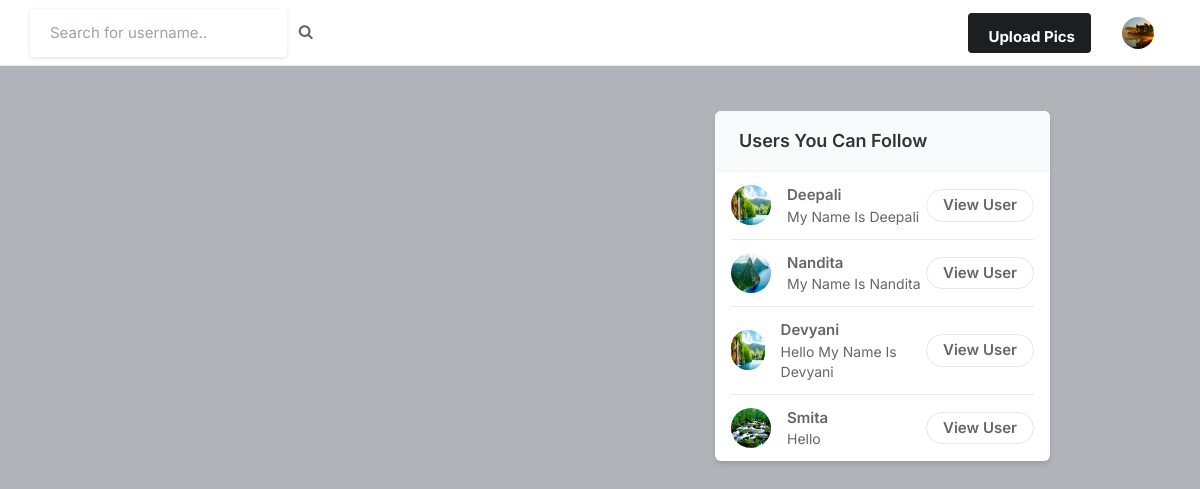
Screenshot of / (signed in) with the database file from the repository.
### core/models.py (models this page shows, shortened)
class Profile(models.Model):
    user=models.OneToOneField(User,on_delete=models.CASCADE ,related_name='user_profile')
    id_user=models.IntegerField()
    bio=models.TextField(blank=True)
    profileimg=models.ImageField(upload_to='profile_images',default='blank-profile-picture.png')
    location=models.CharField(max_length=100,blank=True)

### core/views.py (the view)
# urls.py: path('',views.index,name='index'),
@login_required(login_url='signin')
def index(request):
    user_object = User.objects.get(username=request.user.username)
    user_profile = Profile.objects.get(user=user_object)
    user_following_list = []
    feed = []
    user_following = FollowersCount.objects.filter(follower=request.user.username)
    for users in user_following:
        user_following_list.append(users.user)
    for usernames in user_following_list:
        feed_lists = Post.objects.filter(user=usernames)
        feed.append(feed_lists)
    feed_list = list(chain(*feed))
    all_users = User.objects.all()
    user_following_all = []
    for user in user_following:
        user_list = User.objects.get(username=user.user)
        user_following_all.append(user_list)
    new_suggestions_list = [x for x in list(all_users) if (x not in list(user_following_all))]
    current_user = User.objects.filter(username=request.user.username)
    final_suggestions_list = [x for x in list(new_suggestions_list) if ( x not in list(current_user))]
    random.shuffle(final_suggestions_list)
    username_profile = []
    username_profile_list = []
    for users in final_suggestions_list:
        username_profile.append(users.id)
    for ids in username_profile:
        profile_lists = Profile.objects.filter(id_user=ids)
        username_profile_list.append(profile_lists)
    suggestions_username_profile_list = list(chain(*username_profile_list))
    return render(request, 'index.html', {'user_profile': user_profile, 'posts':feed_list, 'suggestions_username_profile_list': suggestions_username_profile_list[:4]})

### templates/index.html (shortened to what this page needs)
{% load static %}
<!DOCTYPE html>
<html lang="en">
<head>
    <link rel="stylesheet" href="{% static 'assets/css/icons.css' %}">
    <link rel="stylesheet" href="{% static 'assets/css/uikit.css' %}">
    <link rel="stylesheet" href="{% static 'assets/css/style.css' %}">
    <link rel="stylesheet" href="{% static 'assets/css/tailwind.css' %}">
    <link rel="stylesheet" href="https://cdnjs.cloudflare.com/ajax/libs/font-awesome/4.7.0/css/font-awesome.min.css">
</head>
<body>
            <header>
                <div class="header_inner">
                    <form action="/search" method="POST">
                    <div class="left-side">
                            <input type="text" name="username" placeholder="Search for username..">&nbsp; &nbsp;
                            <button type="submit"><i class="fa fa-search fa-1x"></i></button>
                    </div>
                    </form>
                    <div class="right-side lg:pr-4">
                        <a href="#"
                            class="bg-pink-500 flex font-bold hidden hover:bg-pink-600 hover:text-white inline-block items-center lg:block max-h-10 mr-4 px-4 py-2 rounded shado text-white">
                              Upload Pics
                        </a>
                        <a href="#">
                            <img src="{{user_profile.profileimg.url}}" class="header-avatar" alt="">
                        </a>
                    </div>
                </div>
            </header>
            <div class="container m-auto">
                <div class="lg:flex justify-center lg:space-x-10 lg:space-y-0 space-y-5">
                    <div class="space-y-5 flex-shrink-0 lg:w-7/12">
                    </div>
                    <div class="lg:w-5/12">
                        <div class="bg-white  shadow-md rounded-md overflow-hidden">
                            <div class="bg-gray-50  border-b border-gray-100 flex items-baseline justify-between py-4 px-6 ">
                                <h2 class="font-semibold text-lg">Users You Can Follow</h2>
                            </div>
                            <div class="divide-gray-300 divide-gray-50 divide-opacity-50 divide-y px-4 ">
                                {% for suggestion in suggestions_username_profile_list %}
                                <div class="flex items-center justify-between py-3">
                                    <div class="flex flex-1 items-center space-x-4">
                                        <a href="/profile/{{suggestion.user}}">
                                            <img src="{{suggestion.profileimg.url}}" class="bg-gray-200 rounded-full w-10 h-10">
                                        </a>
                                        <div class="flex flex-col">
                                            <span class="block capitalize font-semibold"> {{suggestion.user}} </span>
                                            <span class="block capitalize text-sm"> {{suggestion.bio}} </span>
                                        </div>
                                    </div>
                                    <a href="/profile/{{suggestion.user}}" class="border border-gray-200 font-semibold px-4 py-1 rounded-full hover:bg-pink-600 hover:text-white hover:border-pink-600 "> View User </a>
                                </div>
                                {% endfor %}
                            </div>
                        </div>
                    </div>
                </div>
            </div>
</body>
</html>

### static/assets/css/style.css (style rules this page uses)
body { background-color: #B0B3B8!important; }
button { vertical-align: middle; }
input { height: 48px; line-height: 48px; padding: 0 20px; outline: none; font-size: 15px; color: #808080; max-width: 100%; width: 100%; -webkit-box-sizing: border-box; box-sizing: border-box; display: block; font-weight: 400; opacity: 1; border-radius: 4px; border: none; -webkit-box-shadow: 0 1px 4px 0px rgba(0, 0, 0, 0.12); box-shadow: 0 1px 4px 0px rgba(0, 0, 0, 0.12); }
input[type="text"], input[type="password"], input[type="email"], input[type="number"] { height: 48px; line-height: 48px; padding: 0 20px; outline: none; font-size: 15px; color: #808080; max-width: 100%; width: 100%; -webkit-box-sizing: border-box; box-sizing: border-box; display: block; font-weight: 400; opacity: 1; border-radius: 4px; border: none; -webkit-box-shadow: 0 1px 4px 0px rgba(0, 0, 0, 0.12); box-shadow: 0 1px 4px 0px rgba(0, 0, 0, 0.12); }
input { -webkit-transition: all 0.1s ease-in-out; transition: all 0.1s ease-in-out; }
::placeholder { color: #808080; opacity: 1; }
button { border: none; margin: 0; padding: 0; width: auto; overflow: visible; background: transparent; color: inherit; font: inherit; line-height: normal; cursor: pointer; }
a { color: #be185d; -webkit-transition: 0.3s; transition: 0.3s; outline: none !important; }
button { outline: none !important; }
img { max-width: 100%; }
body { color: #666; font-size: 15px; line-height: 27px; background-color: #f0f2f5; font-family: "Inter", sans-serif; text-transform: none; }
h1, h2, h3, h4, h5, h6 { font-family: "Inter", sans-serif; text-transform: none; }
input[type="text"], input[type="password"], input[type="email"] { font-family: "Inter", sans-serif; text-transform: none; }
button, body .pac-container { font-family: "Inter", sans-serif; text-transform: none; }
h1, h2, h3, h4, h5, h6 { color: #333; font-weight: 500; margin: 0; padding: 0; }
h2 { font-size: 26px; }
@media (min-width: 1024px) { .container { max-width: 900px !important; padding-top: 45px; } }
header { background-color: #fff; left: 0; right: 0; top: 0; z-index: 99; height: 66px; display: -webkit-box; display: -ms-flexbox; display: flex; -webkit-box-align: center; -ms-flex-align: center; align-items: center; border-bottom: 1px solid #e5e7eb; }
header .header_inner { display: -webkit-box; display: -ms-flexbox; display: flex; -webkit-box-align: center; -ms-flex-align: center; align-items: center; max-width: 1090px; margin: auto; width: 100%; max-width: 100% !important; padding: 0 30px; }
header .header_inner .left-side { display: -webkit-box; display: -ms-flexbox; display: flex; -webkit-box-align: center; -ms-flex-align: center; align-items: center; }
header .header_inner .right-side { display: -webkit-box; display: -ms-flexbox; display: flex; -webkit-box-align: center; -ms-flex-align: center; align-items: center; -webkit-box-pack: end; -ms-flex-pack: end; justify-content: flex-end; margin-left: auto; }
header .header_inner .right-side .header-avatar { width: 32px; height: 32px; border-radius: 100%; margin-left: 15px; }

### rows the page displays
Profile: profileimg (picture)
Profile: profileimg (picture), user "Deepali", bio "My Name Is Deepali"
Profile: profileimg (picture), user "Nandita", bio "My Name Is Nandita"
Profile: profileimg (picture), user "Devyani", bio "Hello My Name Is Devyani"
Profile: profileimg (picture), user "Smita", bio "Hello"
